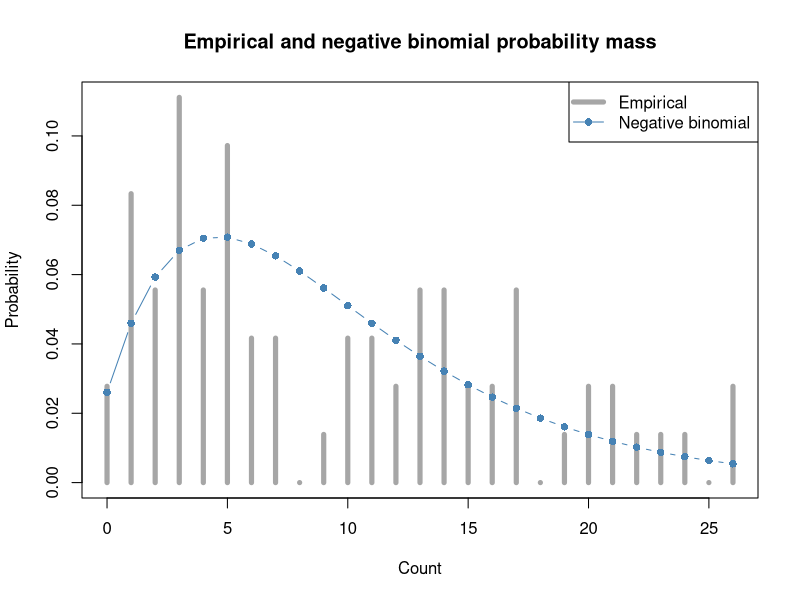
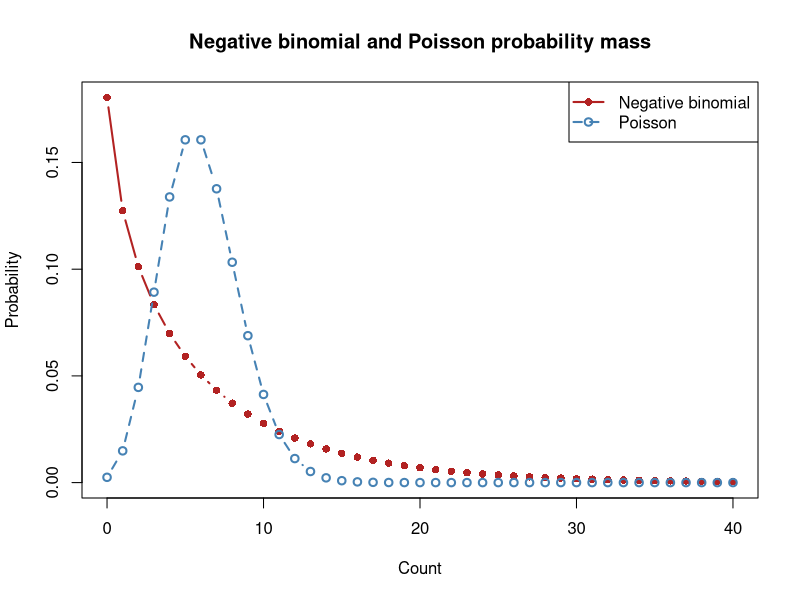

These charts were generated, in order, by the following R code:
## ---- chunk 1
data(InsectSprays, package = "datasets")

pooled_mean = mean(InsectSprays$count)
pooled_variance = var(InsectSprays$count)

c(
  mean = pooled_mean,
  variance = pooled_variance,
  dispersion_ratio = pooled_variance / pooled_mean
)
## ---- chunk 2
library(dplyr)

spray_groups = group_by(InsectSprays, spray)

spray_summary = summarise(
  spray_groups,
  n = n(),
  mean = mean(count),
  variance = var(count),
  dispersion_ratio = variance / mean,
  .groups = "drop"
)

spray_summary
## ---- chunk 3
counts = InsectSprays$count
mu_hat = mean(counts)
empirical_variance = mean((counts - mu_hat)^2)

k_hat = mu_hat^2 / (empirical_variance - mu_hat)

c(
  mean = mu_hat,
  empirical_variance = empirical_variance,
  k = k_hat
)
## ---- chunk 4
support = 0:max(counts)

empirical_mass = as.numeric(
  table(factor(counts, levels = support))
) / length(counts)

negative_binomial_mass = dnbinom(
  support,
  size = k_hat,
  mu = mu_hat
)

plot(
  support,
  empirical_mass,
  type = "h",
  lwd = 5,
  col = "grey65",
  xlab = "Count",
  ylab = "Probability",
  main = "Empirical and negative binomial probability mass"
)

lines(
  support,
  negative_binomial_mass,
  type = "b",
  pch = 16,
  col = "steelblue"
)

legend(
  "topright",
  legend = c("Empirical", "Negative binomial"),
  col = c("grey65", "steelblue"),
  lty = 1,
  pch = c(NA, 16),
  lwd = c(5, 1)
)
## ---- chunk 5
mu = 6
k = 0.8

x_theory = 0:1000
probability = dnbinom(x_theory, size = k, mu = mu)

c(
  probability_sum = sum(probability),
  weighted_mean = sum(x_theory * probability),
  weighted_variance = sum((x_theory - mu)^2 * probability)
)
## ---- chunk 6
set.seed(123)

sample_counts = rnbinom(
  n = 500,
  size = k,
  mu = mu
)

sample_mean = mean(sample_counts)
sample_variance = mean((sample_counts - sample_mean)^2)

c(
  mean = sample_mean,
  empirical_variance = sample_variance,
  variance_mean_ratio = sample_variance / sample_mean,
  variance_using_var = var(sample_counts)
)
## ---- chunk 7
x = 0:40

negative_binomial_mass = dnbinom(x, size = k, mu = mu)
poisson_mass = dpois(x, lambda = mu)

matplot(
  x,
  cbind(negative_binomial_mass, poisson_mass),
  type = "b",
  pch = c(16, 1),
  lty = c(1, 2),
  lwd = 2,
  col = c("firebrick", "steelblue"),
  xlab = "Count",
  ylab = "Probability",
  main = "Negative binomial and Poisson probability mass"
)

legend(
  "topright",
  legend = c("Negative binomial", "Poisson"),
  col = c("firebrick", "steelblue"),
  pch = c(16, 1),
  lty = c(1, 2),
  lwd = 2
)
## ---- chunk 8
lambda = 3
sample_sizes = c(10, 1000)

initial_results = data.frame(
  n = integer(),
  mean = numeric(),
  median = numeric(),
  variance = numeric()
)

set.seed(123)

for (sample_size in sample_sizes) {
  observations = rpois(sample_size, lambda = lambda)
  sample_mean = mean(observations)

  initial_results = rbind(
    initial_results,
    data.frame(
      n = sample_size,
      mean = sample_mean,
      median = median(observations),
      variance = mean((observations - sample_mean)^2)
    )
  )
}

initial_results
## ---- chunk 9
seeds = c(11, 22, 33, 44)

repeated_results = data.frame(
  seed = integer(),
  n = integer(),
  mean = numeric(),
  median = numeric(),
  variance = numeric()
)

for (seed in seeds) {
  set.seed(seed)

  for (sample_size in sample_sizes) {
    observations = rpois(sample_size, lambda = lambda)
    sample_mean = mean(observations)

    repeated_results = rbind(
      repeated_results,
      data.frame(
        seed = seed,
        n = sample_size,
        mean = sample_mean,
        median = median(observations),
        variance = mean((observations - sample_mean)^2)
      )
    )
  }
}

repeated_results
## ---- chunk 10
population_values = data.frame(
  n = sample_sizes,
  mean = lambda,
  median = qpois(0.5, lambda = lambda),
  variance = lambda
)

population_values

aggregate(
  cbind(mean, median, variance) ~ n,
  data = repeated_results,
  FUN = sd
)
